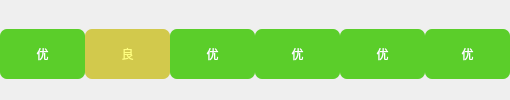
        <widget class="QWidget" name="widget0403" native="true">
         <layout class="QHBoxLayout" name="horizontalLayout_7">
          <property name="spacing">
           <number>0</number>
          </property>
          <property name="leftMargin">
           <number>0</number>
          </property>
          <property name="topMargin">
           <number>20</number>
          </property>
          <property name="rightMargin">
           <number>0</number>
          </property>
          <item>
           <widget class="QLabel" name="labelAirq0">
            <property name="minimumSize">
             <size>
              <width>85</width>
              <height>50</height>
             </size>
            </property>
            <property name="maximumSize">
             <size>
              <width>85</width>
              <height>50</height>
             </size>
            </property>
            <property name="styleSheet">
             <string notr="true">color: rgb(255, 255, 255);
background-color: rgb(91, 206, 42);
border-radius:7px;</string>
            </property>
            <property name="text">
             <string>优</string>
            </property>
            <property name="alignment">
             <set>Qt::AlignCenter</set>
            </property>
           </widget>
          </item>
          <item>
           <widget class="QLabel" name="labelAirq1">
            <property name="minimumSize">
             <size>
              <width>85</width>
              <height>50</height>
             </size>
            </property>
            <property name="maximumSize">
             <size>
              <width>85</width>
              <height>50</height>
             </size>
            </property>
            <property name="styleSheet">
             <string notr="true">color: rgb(255, 255, 127);
background-color: rgb(210, 201, 76);
border-radius:7px;</string>
            </property>
            <property name="text">
             <string>良</string>
            </property>
            <property name="alignment">
             <set>Qt::AlignCenter</set>
            </property>
           </widget>
          </item>
          <item>
           <widget class="QLabel" name="labelAirq2">
            <property name="minimumSize">
             <size>
              <width>85</width>
              <height>50</height>
             </size>
            </property>
            <property name="maximumSize">
             <size>
              <width>85</width>
              <height>50</height>
             </size>
            </property>
            <property name="styleSheet">
             <string notr="true">color: rgb(255, 255, 255);
background-color: rgb(91, 206, 42);
border-radius:7px;</string>
            </property>
            <property name="text">
             <string>优</string>
            </property>
            <property name="alignment">
             <set>Qt::AlignCenter</set>
            </property>
           </widget>
          </item>
          <item>
           <widget class="QLabel" name="labelAirq3">
            <property name="minimumSize">
             <size>
              <width>85</width>
              <height>50</height>
             </size>
            </property>
            <property name="maximumSize">
             <size>
              <width>85</width>
              <height>50</height>
             </size>
            </property>
            <property name="styleSheet">
             <string notr="true">color: rgb(255, 255, 255);
background-color: rgb(91, 206, 42);
border-radius:7px;</string>
            </property>
            <property name="text">
             <string>优</string>
            </property>
            <property name="alignment">
             <set>Qt::AlignCenter</set>
            </property>
           </widget>
          </item>
          <item>
           <widget class="QLabel" name="labelAirq4">
            <property name="minimumSize">
             <size>
              <width>85</width>
              <height>50</height>
             </size>
            </property>
            <property name="maximumSize">
             <size>
              <width>85</width>
              <height>50</height>
             </size>
            </property>
            <property name="styleSheet">
             <string notr="true">color: rgb(255, 255, 255);
background-color: rgb(91, 206, 42);
border-radius:7px;</string>
            </property>
            <property name="text">
             <string>优</string>
            </property>
            <property name="alignment">
             <set>Qt::AlignCenter</set>
            </property>
           </widget>
          </item>
          <item>
           <widget class="QLabel" name="labelAirq5">
            <property name="minimumSize">
             <size>
              <width>85</width>
              <height>50</height>
             </size>
            </property>
            <property name="maximumSize">
             <size>
              <width>85</width>
              <height>50</height>
             </size>
            </property>
            <property name="styleSheet">
             <string notr="true">color: rgb(255, 255, 255);
background-color: rgb(91, 206, 42);
border-radius:7px;</string>
            </property>
            <property name="text">
             <string>优</string>
            </property>
            <property name="alignment">
             <set>Qt::AlignCenter</set>
            </property>
           </widget>
          </item>
         </layout>
        </widget>
